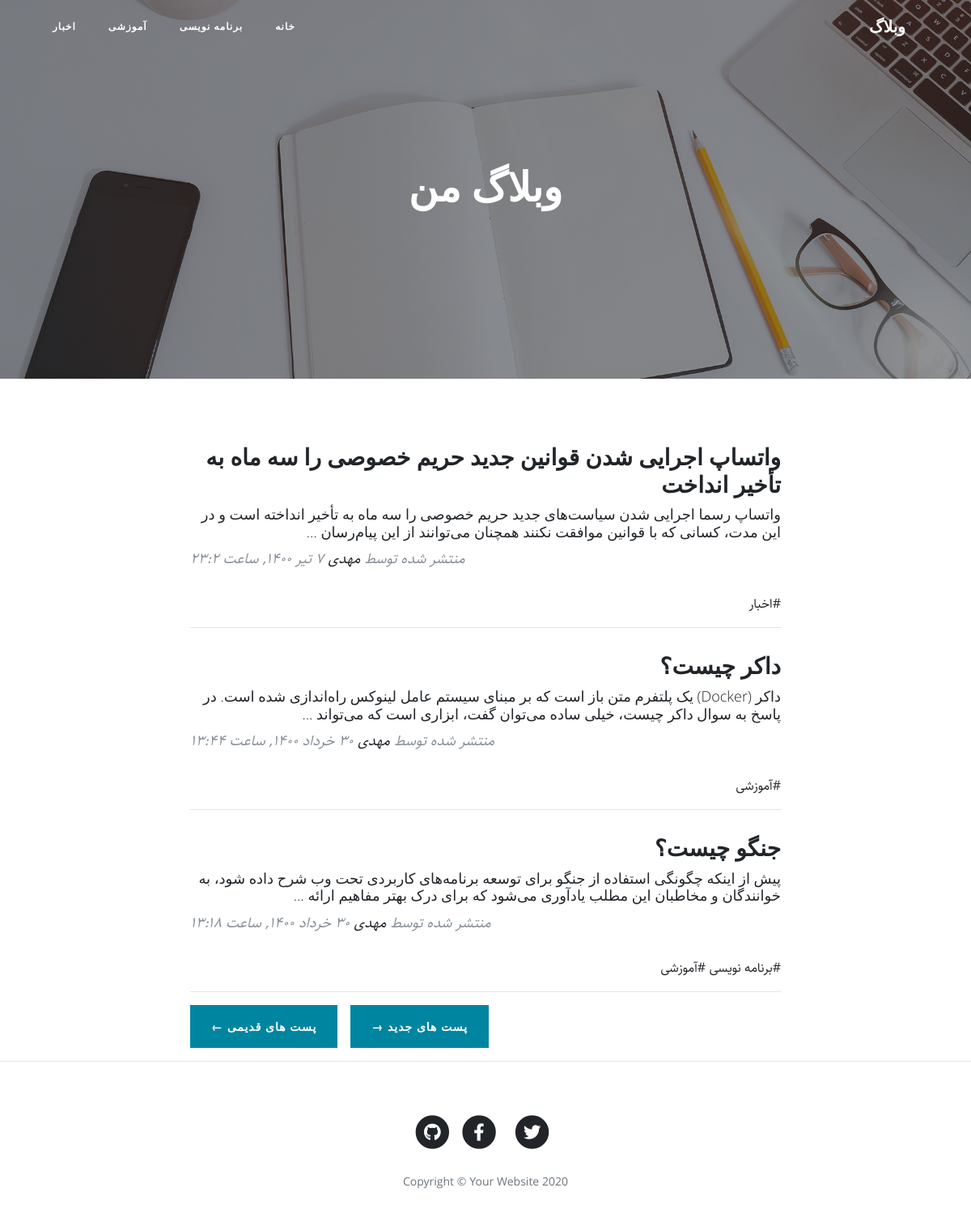
/page/2, run on the app's committed database.
### blog/models.py (models this page shows, shortened)
class Category(models.Model):
    title = models.CharField(max_length = 200, verbose_name = "عنوان دسته بندی")
    slug = models.SlugField(max_length = 100, unique = True, verbose_name = "آدرس دسته بندی")
    status = models.BooleanField(default = True, verbose_name = "آیا نمایش داده شود؟")
    position = models.IntegerField(verbose_name = "پوزیشن")
    class Meta:
        verbose_name = "دسته بندی"
        verbose_name_plural = "دسته بندی ها"
        ordering = ['position']
    objects = CategoryManager()

class Article(models.Model):
    STATUS_CHOICES = (
        ('d', 'پیش نویس'),
        ('p', 'منتشر شده'),
    )
    title = models.CharField(max_length = 200, verbose_name = "عنوان مقاله")
    slug = models.SlugField(max_length = 100, unique = True, verbose_name = "آدرس مقاله")
    category = models.ManyToManyField(Category, verbose_name = "دسته بندی", related_name = "articles")
    description = models.TextField(verbose_name = "محتوا")
    thumbnail = models.ImageField(upload_to = "images", verbose_name = "تصویر مقاله")
    publish = models.DateTimeField(default = timezone.now, verbose_name = "زمان انتشار")
    created = models.DateTimeField(auto_now_add = True)
    updated = models.DateTimeField(auto_now = True)
    status = models.CharField(max_length = 1, choices = STATUS_CHOICES, verbose_name = "وضعیت")
    class Meta:
        verbose_name = "مقاله"
        verbose_name_plural = "مقالات"
        ordering = ['-publish']
    def jpublish(self):
        return jalali_converter(self.publish)
    jpublish.short_description = "زمان انتشار"
    objects = ArticleManager()

### blog/views.py (the view)
# urls.py: path('', ArticleList.as_view(), name = "home"),
class ArticleList(ListView):
    queryset = Article.objects.published()
    paginate_by = 3

### blog/models.py (called while the page is built)
    def active(self):
        return self.filter(status = True)

### blog/templatetags/base_tags.py (called while the page is built)
@register.simple_tag
def title():
    return "وبلاگ"

@register.inclusion_tag("blog/partials/category_navbar.html")
def category_navbar():
    return {
        "category": Category.objects.active()
    }

### extensions/jalali.py (called while the page is built)
    def persian_tuple(self):
        return self.persian_year, self.persian_month, self.persian_day

### extensions/utils.py (called while the page is built)
def persian_numbers_converter(mystr):
    numbers = {
        "0" : "۰",
        "1" : "۱",
        "2" : "۲",
        "3" : "۳",
        "4" : "۴",
        "5" : "۵",
        "6" : "۶",
        "7" : "۷",
        "8" : "۸",
        "9" : "۹",
    }
    for e, p in numbers.items():
        mystr = mystr.replace(e, p)
    return mystr

def jalali_converter(time):
    jmonths = ["فروردین", "اردیبهشت", "خرداد", "تیر", "مرداد", "شهریور", "مهر", "آبان", "آذر", "دی", "بهمن", "اسفند"]
    time = timezone.localtime(time)
    time_to_str = "{},{},{}".format(time.year, time.month, time.day)
    time_to_tuple = jalali.Gregorian(time_to_str).persian_tuple()
    time_to_list = list(time_to_tuple)
    for index, month in enumerate(jmonths):
        if time_to_list[1] == index + 1:
            time_to_list[1] = month
            break
    output = " {} {} {}, ساعت {}:{}".format(
        time_to_list[2],
        time_to_list[1],
        time_to_list[0],
        time.hour,
        time.minute,
    )
    return persian_numbers_converter(output)

### blog/templates/blog/article_list.html
{% extends 'blog/base.html' %}
{% load static %}
{% block main %}
  <header class="masthead" style="background-image: url('{% static 'blog/img/home-bg.jpg' %}')">
    <div class="overlay"></div>
    <div class="container">
      <div class="row">
        <div class="col-lg-8 col-md-10 mx-auto">
          <div class="site-heading">
            <h1>وبلاگ من</h1>
          </div>
        </div>
      </div>
    </div>
  </header>
  <div class="container">
    <div class="row">
      <div class="col-lg-8 col-md-10 mx-auto">
        {% for article in object_list %}
          <div class="post-preview">
            <a href="{% url 'blog:detail' article.slug %}">
              <h2 class="post-title">
                {{ article.title }}
              </h2>
              <h3 class="post-subtitle">
                {{ article.description | truncatewords:30 }}
              </h3>
            </a>
            <p class="post-meta">منتشر شده توسط
              <a href="#">مهدی</a>
              {{ article.jpublish }}</p>
          </div>
          <div>
            {% for cat in article.category.active %}
              <a href="{% url 'blog:category' cat.slug %}">#{{ cat.title }}</a>
            {% endfor %}
          </div>
          <hr>
        {% endfor %}
        {% if is_paginated %}
          <div class="clearfix pager-button">
            {% if page_obj.has_previous %}
              <a class="btn btn-primary float-right ml-3" href="{% url 'blog:home' page_obj.previous_page_number %}">پست های جدید &rarr;</a>
            {% endif %}
            {% if page_obj.has_next %}
              <a class="btn btn-primary float-right" href="{% url 'blog:home' page_obj.next_page_number %}">پست های قدیمی &larr;</a>
            {% endif %}
          </div>
        {% endif %}
      </div>
    </div>
  </div>
{% endblock %}

### blog/templates/blog/partials/category_navbar.html
<div class="collapse navbar-collapse" id="navbarResponsive">
  <ul class="navbar-nav ml-auto">
      <li class="nav-item">
        <a class="nav-link" href="{% url 'blog:home' %}">خانه</a>
      </li>
      {% for cat in category %}
        <li class="nav-item">
          <a class="nav-link" href="{% url 'blog:category' cat.slug %}">{{ cat.title }}</a>
        </li>
      {% endfor %}
  </ul>
</div>

### blog/static/blog/css/rtl.css (style rules this page uses)
body { direction: rtl; text-align: right; font-family: "Sahel"; font-size: 16px; }
.navbar-nav { margin-left: initial !important; margin-right: auto; }
.post-meta { text-align: left; }
.pager-button { float: left; }
.site-heading h1 { font-size: 50px !important; }
.post-title { font-size: 28px !important; }
.post-subtitle { font-size: 18px; }

### data on the page
Category: title "برنامه نویسی"
Category: title "آموزشی"
Category: title "اخبار"
Article: title "واتساپ اجرایی شدن قوانین جدید حریم خصوصی را سه ماه به ‌تأخیر انداخت", description "واتساپ رسما اجرایی شدن سیاست‌های جدید حریم خصوصی‌ را سه ماه به ‌تأخیر انداخته است و در این مدت، کسانی که با قوانین موافقت نکنند همچنان می‌توانند از این پیام‌رسان …", jpublish "۷ تیر ۱۴۰۰, ساعت ۲۳:۲"
Article: title "داکر چیست؟", description "داکر (Docker) یک پلتفرم متن باز است که بر مبنای سیستم عامل لینوکس راه‌اندازی شده است. در پاسخ به سوال داکر چیست، خیلی ساده می‌توان گفت، ابزاری است که می‌تواند …", jpublish "۳۰ خرداد ۱۴۰۰, ساعت ۱۳:۴۴"
Article: title "جنگو چیست؟", description "پیش از اینکه چگونگی استفاده از جنگو برای توسعه برنامه‌های کاربردی تحت وب شرح داده شود، به خوانندگان و مخاطبان این مطلب یادآوری می‌شود که برای درک بهتر مفاهیم ارائه …", jpublish "۳۰ خرداد ۱۴۰۰, ساعت ۱۳:۱۸"
